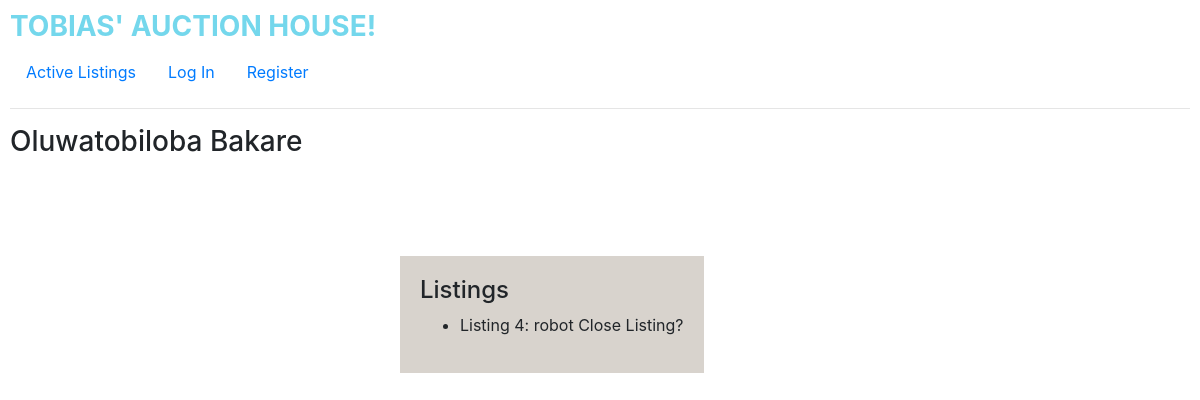
The app's page /profile/1 with its own data.
### auctions/models.py (models this page shows)
class User(AbstractUser):
    pass

class Listing(models.Model):
    owner = models.ForeignKey(User,on_delete=models.CASCADE,related_name="lister")
    image = models.ImageField(upload_to='images')
    caption= models.CharField(max_length= 64,default="Image ofListing ")
    Item_Name = models.CharField(max_length=64)
    category = models.ForeignKey(Category,on_delete=models.CASCADE,related_name="categories")
    Description = models.CharField(max_length=264)
    Starting_price = models.IntegerField()
    Highest_Bid = models.IntegerField(default=0)
    Auction_closed = models.BooleanField(default=False)
    def __str__(self):
        return f" Listing {self.pk}: {self.Item_Name} "

### auctions/views.py (the view)
# urls.py: path("profile/<int:id>", views.profile, name="profile"),
def profile(request,id):
    user = User.objects.get(pk=id)
    listings= Listing.objects.filter(owner=user.id)
    bids = Bid.objects.filter(bidder_id=user.id)
    return render(request, "auctions/profile.html",{
        "bids":bids,
        "listings":listings,
        "buser":user
    })

### auctions/models.py (called while the page is built)
    def __str__(self):
        return f"${self.Bid_placed} bid placed by {self.bidder_id} on {self.item_id}"

### auctions/templates/auctions/profile.html
{% extends "auctions/layout.html" %}
{% block body %}
<h3>{{buser.get_full_name}}</h3>
<div id="LandB">
    <div class="LandB" style="float: left;">
        <h4>Listings</h4>
        {% for listing in listings %}
        <ul>
            <li> {{listing}} Close Listing? <br></li>
        </ul>
        {% empty %}
         No Listings placed
        {%endfor%}
    </div>
</div>
{% endblock %}

### auctions/static/auctions/styles.css (style rules this page uses)
body { padding: 10px; }
#LandB { padding: 20px; margin-left: 300px; width: -webkit-fit-content; width: -moz-fit-content; width: fit-content; height: -webkit-fit-content; height: -moz-fit-content; height: fit-content; border-radius: 20px; }
.LandB { padding: 20px; margin: 70px; width: -webkit-fit-content; width: -moz-fit-content; width: fit-content; height: -webkit-fit-content; height: -moz-fit-content; height: fit-content; background-color: rgb(216, 211, 205); }

### records on screen
User: get_full_name "Oluwatobiloba Bakare"
Listing: id+Item_Name "Listing 4: robot"
